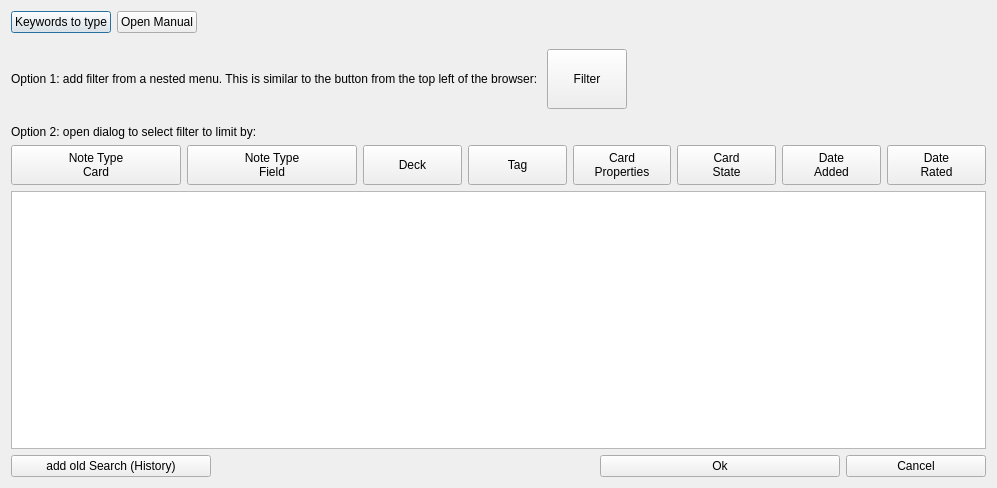
<?xml version="1.0" encoding="UTF-8"?>
<ui version="4.0">
 <class>Dialog</class>
 <widget class="QDialog" name="Dialog">
  <property name="geometry">
   <rect>
    <x>0</x>
    <y>0</y>
    <width>997</width>
    <height>488</height>
   </rect>
  </property>
  <property name="windowTitle">
   <string>Dialog</string>
  </property>
  <layout class="QGridLayout" name="gridLayout">
   <item row="0" column="0">
    <layout class="QVBoxLayout" name="verticalLayout">
     <item>
      <layout class="QHBoxLayout" name="horizontalLayout_2">
       <item>
        <widget class="QPushButton" name="pb_help_short">
         <property name="text">
          <string>Keywords to type</string>
         </property>
        </widget>
       </item>
       <item>
        <widget class="QPushButton" name="pb_help_long">
         <property name="text">
          <string>Open Manual</string>
         </property>
        </widget>
       </item>
       <item>
        <spacer name="horizontalSpacer">
         <property name="orientation">
          <enum>Qt::Horizontal</enum>
         </property>
         <property name="sizeHint" stdset="0">
          <size>
           <width>40</width>
           <height>20</height>
          </size>
         </property>
        </spacer>
       </item>
      </layout>
     </item>
     <item>
      <spacer name="verticalSpacer">
       <property name="orientation">
        <enum>Qt::Vertical</enum>
       </property>
       <property name="sizeType">
        <enum>QSizePolicy::Minimum</enum>
       </property>
       <property name="sizeHint" stdset="0">
        <size>
         <width>20</width>
         <height>10</height>
        </size>
       </property>
      </spacer>
     </item>
     <item>
      <layout class="QHBoxLayout" name="horizontalLayout">
       <item>
        <widget class="QLabel" name="ql_filter">
         <property name="text">
          <string>Option 1: add filter from a nested menu. This is similar to the button from the top left of the browser: </string>
         </property>
        </widget>
       </item>
       <item>
        <widget class="QPushButton" name="pb_filter">
         <property name="sizePolicy">
          <sizepolicy hsizetype="Minimum" vsizetype="Fixed">
           <horstretch>0</horstretch>
           <verstretch>0</verstretch>
          </sizepolicy>
         </property>
         <property name="minimumSize">
          <size>
           <width>0</width>
           <height>60</height>
          </size>
         </property>
         <property name="maximumSize">
          <size>
           <width>16777215</width>
           <height>60</height>
          </size>
         </property>
         <property name="text">
          <string>Filter</string>
         </property>
        </widget>
       </item>
       <item>
        <spacer name="horizontalSpacer_3">
         <property name="orientation">
          <enum>Qt::Horizontal</enum>
         </property>
         <property name="sizeHint" stdset="0">
          <size>
           <width>40</width>
           <height>20</height>
          </size>
         </property>
        </spacer>
       </item>
      </layout>
     </item>
     <item>
      <spacer name="verticalSpacer_2">
       <property name="orientation">
        <enum>Qt::Vertical</enum>
       </property>
       <property name="sizeType">
        <enum>QSizePolicy::Minimum</enum>
       </property>
       <property name="sizeHint" stdset="0">
        <size>
         <width>20</width>
         <height>10</height>
        </size>
       </property>
      </spacer>
     </item>
     <item>
      <widget class="QLabel" name="ql_button_bar">
       <property name="text">
        <string>Option 2: open dialog to select filter to limit by:</string>
       </property>
      </widget>
     </item>
     <item>
      <layout class="QHBoxLayout" name="horizontalLayout_3">
       <item>
        <widget class="QPushButton" name="pb_nc">
         <property name="sizePolicy">
          <sizepolicy hsizetype="Minimum" vsizetype="Fixed">
           <horstretch>0</horstretch>
           <verstretch>0</verstretch>
          </sizepolicy>
         </property>
         <property name="minimumSize">
          <size>
           <width>170</width>
           <height>40</height>
          </size>
         </property>
         <property name="maximumSize">
          <size>
           <width>16777215</width>
           <height>60</height>
          </size>
         </property>
         <property name="text">
          <string>Note Type
Card</string>
         </property>
        </widget>
       </item>
       <item>
        <widget class="QPushButton" name="pb_nf">
         <property name="sizePolicy">
          <sizepolicy hsizetype="Minimum" vsizetype="Preferred">
           <horstretch>0</horstretch>
           <verstretch>0</verstretch>
          </sizepolicy>
         </property>
         <property name="minimumSize">
          <size>
           <width>170</width>
           <height>0</height>
          </size>
         </property>
         <property name="text">
          <string>Note Type
Field</string>
         </property>
        </widget>
       </item>
       <item>
        <widget class="QPushButton" name="pb_deck">
         <property name="sizePolicy">
          <sizepolicy hsizetype="Minimum" vsizetype="Preferred">
           <horstretch>0</horstretch>
           <verstretch>0</verstretch>
          </sizepolicy>
         </property>
         <property name="minimumSize">
          <size>
           <width>0</width>
           <height>0</height>
          </size>
         </property>
         <property name="maximumSize">
          <size>
           <width>16777215</width>
           <height>16777215</height>
          </size>
         </property>
         <property name="text">
          <string>Deck</string>
         </property>
        </widget>
       </item>
       <item>
        <widget class="QPushButton" name="pb_tag">
         <property name="sizePolicy">
          <sizepolicy hsizetype="Minimum" vsizetype="Preferred">
           <horstretch>0</horstretch>
           <verstretch>0</verstretch>
          </sizepolicy>
         </property>
         <property name="maximumSize">
          <size>
           <width>16777215</width>
           <height>16777215</height>
          </size>
         </property>
         <property name="text">
          <string>Tag</string>
         </property>
        </widget>
       </item>
       <item>
        <widget class="QPushButton" name="pb_card_props">
         <property name="sizePolicy">
          <sizepolicy hsizetype="Minimum" vsizetype="Preferred">
           <horstretch>0</horstretch>
           <verstretch>0</verstretch>
          </sizepolicy>
         </property>
         <property name="text">
          <string>Card
Properties</string>
         </property>
        </widget>
       </item>
       <item>
        <widget class="QPushButton" name="pb_card_state">
         <property name="sizePolicy">
          <sizepolicy hsizetype="Minimum" vsizetype="Preferred">
           <horstretch>0</horstretch>
           <verstretch>0</verstretch>
          </sizepolicy>
         </property>
         <property name="text">
          <string>Card
State</string>
         </property>
        </widget>
       </item>
       <item>
        <widget class="QPushButton" name="pb_date_added">
         <property name="sizePolicy">
          <sizepolicy hsizetype="Minimum" vsizetype="Preferred">
           <horstretch>0</horstretch>
           <verstretch>0</verstretch>
          </sizepolicy>
         </property>
         <property name="text">
          <string>Date
Added</string>
         </property>
        </widget>
       </item>
       <item>
        <widget class="QPushButton" name="pb_date_rated">
         <property name="sizePolicy">
          <sizepolicy hsizetype="Minimum" vsizetype="Preferred">
           <horstretch>0</horstretch>
           <verstretch>0</verstretch>
          </sizepolicy>
         </property>
         <property name="text">
          <string>Date
Rated</string>
         </property>
        </widget>
       </item>
      </layout>
     </item>
     <item>
      <widget class="QPlainTextEdit" name="pte"/>
     </item>
     <item>
      <layout class="QHBoxLayout" name="horizontalLayout_5"/>
     </item>
     <item>
      <layout class="QHBoxLayout" name="horizontalLayout_4">
       <item>
        <widget class="QPushButton" name="pb_history">
         <property name="sizePolicy">
          <sizepolicy hsizetype="Fixed" vsizetype="Fixed">
           <horstretch>0</horstretch>
           <verstretch>0</verstretch>
          </sizepolicy>
         </property>
         <property name="minimumSize">
          <size>
           <width>200</width>
           <height>0</height>
          </size>
         </property>
         <property name="text">
          <string>add old Search (History)</string>
         </property>
        </widget>
       </item>
       <item>
        <spacer name="horizontalSpacer_2">
         <property name="orientation">
          <enum>Qt::Horizontal</enum>
         </property>
         <property name="sizeHint" stdset="0">
          <size>
           <width>40</width>
           <height>20</height>
          </size>
         </property>
        </spacer>
       </item>
       <item>
        <widget class="QPushButton" name="pb_accepted">
         <property name="minimumSize">
          <size>
           <width>240</width>
           <height>0</height>
          </size>
         </property>
         <property name="text">
          <string>Ok</string>
         </property>
        </widget>
       </item>
       <item>
        <widget class="QPushButton" name="pb_rejected">
         <property name="minimumSize">
          <size>
           <width>140</width>
           <height>0</height>
          </size>
         </property>
         <property name="text">
          <string>Cancel</string>
         </property>
        </widget>
       </item>
      </layout>
     </item>
    </layout>
   </item>
  </layout>
 </widget>
 <resources/>
 <connections/>
</ui>
